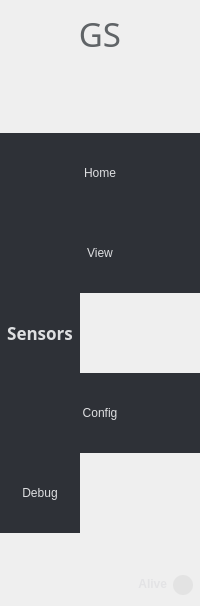
     <widget class="QFrame" name="navigationBar">
      <property name="sizePolicy">
       <sizepolicy hsizetype="Fixed" vsizetype="Preferred">
        <horstretch>0</horstretch>
        <verstretch>0</verstretch>
       </sizepolicy>
      </property>
      <property name="styleSheet">
       <string notr="true">QWidget#navigationBar{
	background-color: rgb(46, 49, 55);
}</string>
      </property>
      <property name="frameShape">
       <enum>QFrame::NoFrame</enum>
      </property>
      <property name="frameShadow">
       <enum>QFrame::Plain</enum>
      </property>
      <layout class="QVBoxLayout" name="verticalLayout">
       <property name="spacing">
        <number>0</number>
       </property>
       <property name="leftMargin">
        <number>0</number>
       </property>
       <property name="rightMargin">
        <number>0</number>
       </property>
       <item>
        <widget class="QLabel" name="labelName">
         <property name="font">
          <font>
           <family>Ethnocentric</family>
           <pointsize>25</pointsize>
           <italic>false</italic>
           <bold>false</bold>
          </font>
         </property>
         <property name="styleSheet">
          <string notr="true">font: 25pt &quot;Ethnocentric&quot;;
color: rgb(96, 100, 103);
background: transparent;
</string>
         </property>
         <property name="text">
          <string>GS</string>
         </property>
         <property name="alignment">
          <set>Qt::AlignCenter</set>
         </property>
        </widget>
       </item>
       <item>
        <spacer name="verticalSpacer_3">
         <property name="orientation">
          <enum>Qt::Vertical</enum>
         </property>
         <property name="sizeType">
          <enum>QSizePolicy::Minimum</enum>
         </property>
         <property name="sizeHint" stdset="0">
          <size>
           <width>20</width>
           <height>76</height>
          </size>
         </property>
        </spacer>
       </item>
       <item>
        <widget class="QPushButton" name="homeTabButton">
         <property name="minimumSize">
          <size>
           <width>80</width>
           <height>80</height>
          </size>
         </property>
         <property name="styleSheet">
          <string notr="true">font: 700 13pt &quot;Siemens Sans&quot;;
background-color: rgb(46, 49, 55);
color: rgb(222, 223, 225);
border: 0px;</string>
         </property>
         <property name="text">
          <string>Home</string>
         </property>
        </widget>
       </item>
       <item>
        <widget class="QPushButton" name="viewTabButton">
         <property name="minimumSize">
          <size>
           <width>80</width>
           <height>80</height>
          </size>
         </property>
         <property name="styleSheet">
          <string notr="true">font: 700 13pt &quot;Siemens Sans&quot;;
background-color: rgb(46, 49, 55);
color: rgb(222, 223, 225);
border: 0px;</string>
         </property>
         <property name="text">
          <string>View</string>
         </property>
        </widget>
       </item>
       <item>
        <widget class="QPushButton" name="telemetryTabButton">
         <property name="sizePolicy">
          <sizepolicy hsizetype="Fixed" vsizetype="Fixed">
           <horstretch>0</horstretch>
           <verstretch>0</verstretch>
          </sizepolicy>
         </property>
         <property name="minimumSize">
          <size>
           <width>80</width>
           <height>80</height>
          </size>
         </property>
         <property name="font">
          <font>
           <family>Siemens Sans</family>
           <pointsize>13</pointsize>
           <italic>false</italic>
           <bold>true</bold>
          </font>
         </property>
         <property name="styleSheet">
          <string notr="true">font: 700 13pt &quot;Siemens Sans&quot;;
background-color: rgb(46, 49, 55);
color: rgb(222, 223, 225);
border: 0px;</string>
         </property>
         <property name="text">
          <string>Sensors</string>
         </property>
         <property name="autoDefault">
          <bool>false</bool>
         </property>
         <property name="default">
          <bool>false</bool>
         </property>
         <property name="flat">
          <bool>false</bool>
         </property>
        </widget>
       </item>
       <item>
        <widget class="QPushButton" name="PIDTabButton">
         <property name="minimumSize">
          <size>
           <width>80</width>
           <height>80</height>
          </size>
         </property>
         <property name="styleSheet">
          <string notr="true">font: 700 13pt &quot;Siemens Sans&quot;;
background-color: rgb(46, 49, 55);
color: rgb(222, 223, 225);
border: 0px;</string>
         </property>
         <property name="text">
          <string>Config</string>
         </property>
        </widget>
       </item>
       <item>
        <widget class="QPushButton" name="debugTabButton">
         <property name="sizePolicy">
          <sizepolicy hsizetype="Fixed" vsizetype="Fixed">
           <horstretch>0</horstretch>
           <verstretch>0</verstretch>
          </sizepolicy>
         </property>
         <property name="minimumSize">
          <size>
           <width>80</width>
           <height>80</height>
          </size>
         </property>
         <property name="styleSheet">
          <string notr="true">font: 700 13pt &quot;Siemens Sans&quot;;
background-color: rgb(46, 49, 55);
color: rgb(222, 223, 225);
border: 0px;</string>
         </property>
         <property name="text">
          <string>Debug</string>
         </property>
         <property name="flat">
          <bool>true</bool>
         </property>
        </widget>
       </item>
       <item>
        <spacer name="verticalSpacer_2">
         <property name="orientation">
          <enum>Qt::Vertical</enum>
         </property>
         <property name="sizeHint" stdset="0">
          <size>
           <width>20</width>
           <height>40</height>
          </size>
         </property>
        </spacer>
       </item>
       <item>
        <widget class="QRadioButton" name="heartbeatLight">
         <property name="sizePolicy">
          <sizepolicy hsizetype="Fixed" vsizetype="Minimum">
           <horstretch>0</horstretch>
           <verstretch>0</verstretch>
          </sizepolicy>
         </property>
         <property name="layoutDirection">
          <enum>Qt::RightToLeft</enum>
         </property>
         <property name="styleSheet">
          <string notr="true">QRadioButton::indicator {
	width: 20px;
	height: 20px;
	margin-right: 7px; margin-top: 2px;
	border-radius: 10px;
}
QRadioButton::indicator:checked { background-color: rgb(255, 0, 255); border-radius: 10px;}
QRadioButton::indicator:unchecked { background-color: rgb(227, 227, 227);  border-radius: 10px;}
QRadioButton{
	background: transparent;
	font: 700 12pt &quot;Siemens Sans&quot;;
	font-weight: bold;
	color: rgb(227, 227, 229);
	background: transparent;
}</string>
         </property>
         <property name="text">
          <string>Alive</string>
         </property>
         <property name="checkable">
          <bool>true</bool>
         </property>
        </widget>
       </item>
      </layout>
     </widget>
